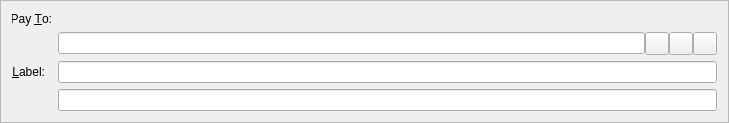
<?xml version="1.0" encoding="UTF-8"?>
<ui version="4.0">
 <class>SendCoinsEntry</class>
 <widget class="QFrame" name="SendCoinsEntry">
  <property name="geometry">
   <rect>
    <x>0</x>
    <y>0</y>
    <width>729</width>
    <height>113</height>
   </rect>
  </property>
  <property name="windowTitle">
   <string>Form</string>
  </property>
  <property name="frameShape">
   <enum>QFrame::StyledPanel</enum>
  </property>
  <property name="frameShadow">
   <enum>QFrame::Sunken</enum>
  </property>
  <layout class="QFormLayout" name="formLayout">
   <property name="fieldGrowthPolicy">
    <enum>QFormLayout::AllNonFixedFieldsGrow</enum>
   </property>
   <item row="0" column="0">
    <widget class="QLabel" name="label_2">
     <property name="text">
      <string>Pay &amp;To:</string>
     </property>
     <property name="alignment">
      <set>Qt::AlignRight|Qt::AlignTrailing|Qt::AlignVCenter</set>
     </property>
     <property name="buddy">
      <cstring>payTo</cstring>
     </property>
    </widget>
   </item>
   <item row="5" column="1">
    <widget class="BitcoinAmountField" name="payAmount"/>
   </item>
   <item row="4" column="1">
    <layout class="QHBoxLayout" name="horizontalLayout_2">
     <property name="spacing">
      <number>0</number>
     </property>
     <item>
      <widget class="QValidatedLineEdit" name="addAsLabel">
       <property name="enabled">
        <bool>true</bool>
       </property>
       <property name="toolTip">
        <string>Enter a label for this address to add it to your address book</string>
       </property>
      </widget>
     </item>
    </layout>
   </item>
   <item row="4" column="0">
    <widget class="QLabel" name="label_4">
     <property name="text">
      <string>&amp;Label:</string>
     </property>
     <property name="alignment">
      <set>Qt::AlignRight|Qt::AlignTrailing|Qt::AlignVCenter</set>
     </property>
     <property name="buddy">
      <cstring>addAsLabel</cstring>
     </property>
    </widget>
   </item>
   <item row="3" column="1">
    <layout class="QHBoxLayout" name="payToLayout">
     <property name="spacing">
      <number>0</number>
     </property>
     <item>
      <widget class="QValidatedLineEdit" name="payTo">
       <property name="toolTip">
        <string>The address to send the payment to  (e.g. 4Zo1ga6xuKuQ7JV7M9rGDoxdbYwV5zgQJ5)</string>
       </property>
       <property name="maxLength">
        <number>34</number>
       </property>
      </widget>
     </item>
     <item>
      <widget class="QToolButton" name="addressBookButton">
       <property name="toolTip">
        <string>Choose address from address book</string>
       </property>
       <property name="text">
        <string/>
       </property>
       <property name="icon">
        <iconset resource="../bitcoin.qrc">
         <normaloff>:/icons/address-book</normaloff>:/icons/address-book</iconset>
       </property>
       <property name="shortcut">
        <string>Alt+A</string>
       </property>
      </widget>
     </item>
     <item>
      <widget class="QToolButton" name="pasteButton">
       <property name="toolTip">
        <string>Paste address from clipboard</string>
       </property>
       <property name="text">
        <string/>
       </property>
       <property name="icon">
        <iconset resource="../bitcoin.qrc">
         <normaloff>:/icons/editpaste</normaloff>:/icons/editpaste</iconset>
       </property>
       <property name="shortcut">
        <string>Alt+P</string>
       </property>
      </widget>
     </item>
     <item>
      <widget class="QToolButton" name="deleteButton">
       <property name="toolTip">
        <string>Remove this recipient</string>
       </property>
       <property name="text">
        <string/>
       </property>
       <property name="icon">
        <iconset resource="../bitcoin.qrc">
         <normaloff>:/icons/remove</normaloff>:/icons/remove</iconset>
       </property>
      </widget>
     </item>
    </layout>
   </item>
  </layout>
 </widget>
 <customwidgets>
  <customwidget>
   <class>QValidatedLineEdit</class>
   <extends>QLineEdit</extends>
   <header>qvalidatedlineedit.h</header>
  </customwidget>
  <customwidget>
   <class>BitcoinAmountField</class>
   <extends>QLineEdit</extends>
   <header>bitcoinamountfield.h</header>
   <container>1</container>
  </customwidget>
 </customwidgets>
 <resources>
  <include location="../bitcoin.qrc"/>
 </resources>
 <connections/>
</ui>
